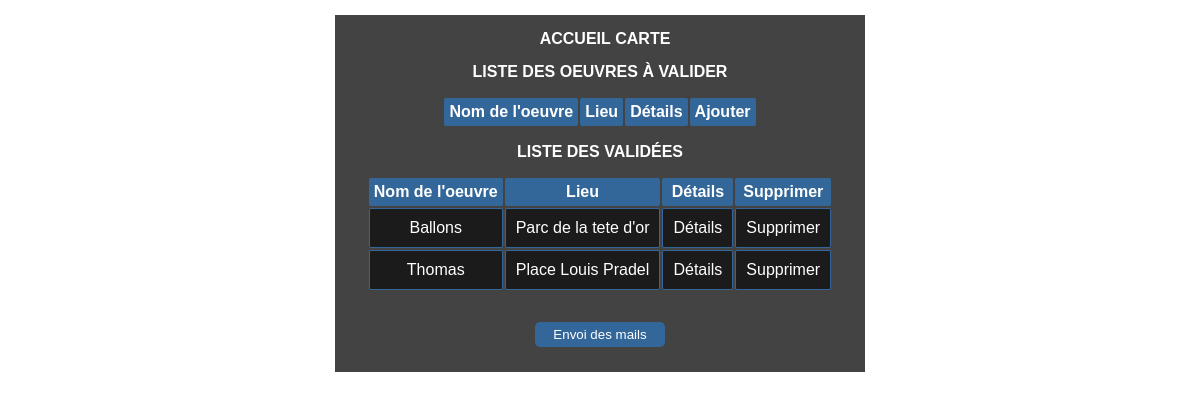
The app's page /PTUTLumieres/pages/jury.php, older data.
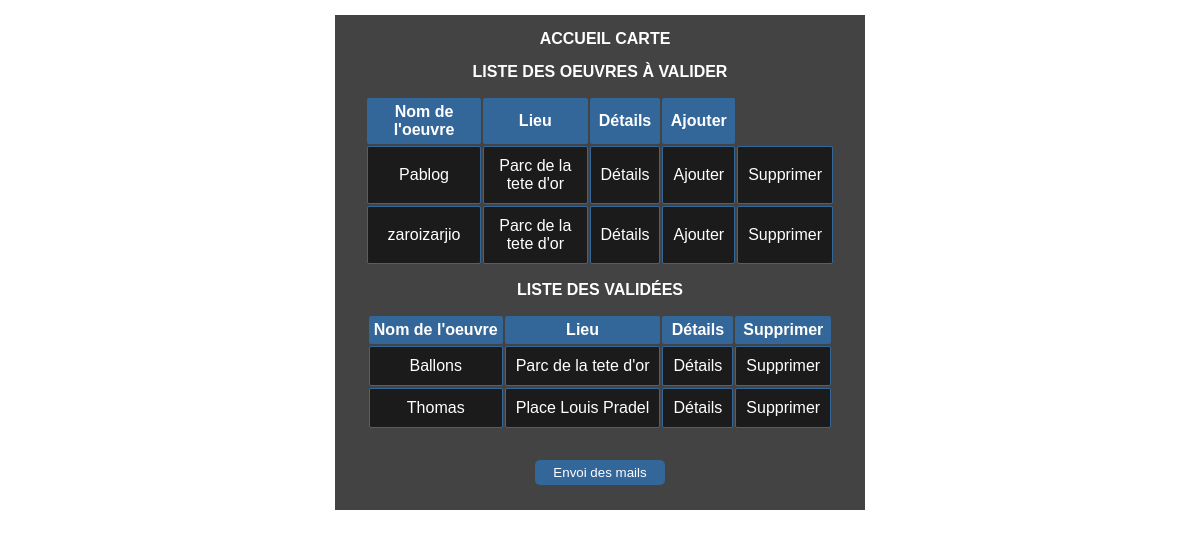
The same page, newer data.
### tables this page shows
CREATE TABLE IF NOT EXISTS `oeuvre_validee` (
  `idOeuvre` int(11) NOT NULL AUTO_INCREMENT,
  `nomOeuvre` varchar(30) NOT NULL,
  `nomArtiste` varchar(30) NOT NULL,
  `lieu` varchar(30) NOT NULL,
  `nomPhoto` varchar(30) NOT NULL,
  PRIMARY KEY (`idOeuvre`)
);

CREATE TABLE IF NOT EXISTS `oeuvre_attente` (
  `idOeuvre` int(3) NOT NULL AUTO_INCREMENT,
  `idArtiste` int(11) NOT NULL,
  `nomOeuvre` varchar(30) NOT NULL,
  `nomArtiste` varchar(30) NOT NULL,
  `lieu` varchar(30) NOT NULL,
  `nomPhoto` varchar(30) NOT NULL,
  PRIMARY KEY (`idOeuvre`),
  KEY `nomArtiste` (`nomArtiste`),
  KEY `idArtiste` (`idArtiste`)
);

### PTUTLumieres/pages/jury.php (the view, shortened to what this page needs)
<?php
	$c = new Connexion();
	$connexion = $c->getConnexion();
?>
<DOCTYPE! html>
	<html>
		<head>
			<link href="../vue/style.css" rel="stylesheet" type="text/css" />
		</head>
		<body>
			<div class="general">
				<table>
					<caption> Liste des Oeuvres à Valider</caption>
					<tr>
						<th> Nom de l'oeuvre </th>
						<th> Lieu </th>
						<th> Détails </th>
						<th> Ajouter </th>
					</tr>
						<?php
							$resultats=$connexion->query('SELECT idOeuvre, nomOeuvre, lieu FROM `oeuvre_attente` ORDER by idOeuvre');
							$resultats->setFetchMode(PDO::FETCH_OBJ);
							while($resultat = $resultats->fetch() )
							{
								echo '<tr> <td> '. $resultat->nomOeuvre. '</td>';
								echo '<td> '. $resultat->lieu. '</td>';
								echo '<td> <a href="pageDetailsOeuvreJury.php?idOeuvreAttente='.$resultat->idOeuvre.'"> Détails </a> </td>';
								echo '<td> <a onclick="return(confirm(\'Voulez-vous vraiment valider cette oeuvre?\'));"
								 href="pageGestionOeuvre.php?idOeuvreAttente='.$resultat->idOeuvre.'">
								  Ajouter </a> </td>';
								echo '<td> <a onclick="return(confirm(\'Voulez-vous vraiment supprimer l\'oeuvre?\'));"
								 href="../templates/pageSuppressionOeuvre.php?idOeuvreAttente='.$resultat->idOeuvre.'">
								  Supprimer </a> </td> </tr>';
							}
						?>
				</table>
				<table>
					<caption> Liste des Validées</caption>
					<tr>
						<th> Nom de l'oeuvre </th>
						<th> Lieu </th>
						<th> Détails </th>
						<th> Supprimer </th>
					</tr>
						<?php
							$resultats=$connexion->query('SELECT idOeuvre, nomOeuvre, lieu FROM `oeuvre_validee` ORDER by idOeuvre');
							$resultats->setFetchMode(PDO::FETCH_OBJ);
							while($resultat = $resultats->fetch() )
							{
								echo '<tr> <td> '. $resultat->nomOeuvre. '</td>';
								echo '<td> '. $resultat->lieu. '</td>';
								echo '<td> <a href="pageDetailsOeuvreJury.php?idOeuvreValidee='.$resultat->idOeuvre.'"> Détails </a> </td>';
								echo '<td> <a onclick="return(confirm(\'Voulez-vous vraiment supprimer?\'));"
								 href="pageGestionOeuvre.php?idOeuvreValidee='.$resultat->idOeuvre.'">
								  Supprimer </a> </td> </tr>';
							}
						?>
				</table>
        <a href="../templates/envoiMail.php"> <button> Envoi des mails </button> </a>
			</div>
		</body>
	</html>

Row changes from the older to the newer data that the page shows:
added oeuvre_attente: nomOeuvre "Pablog", lieu "Parc de la tete d'or"
added oeuvre_attente: nomOeuvre "zaroizarjio", lieu "Parc de la tete d'or"
